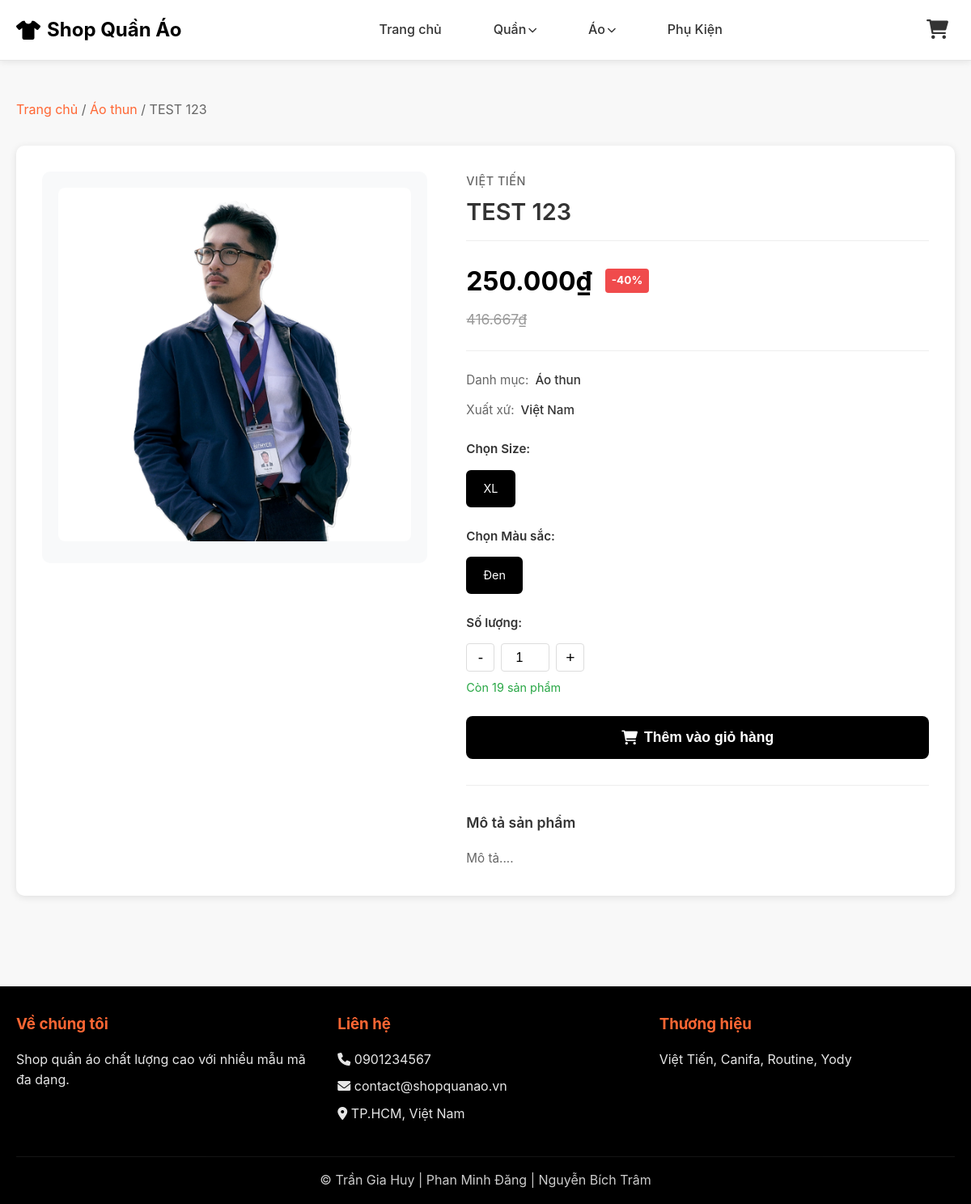
The page /public/index.php?controller=product&action=detail&id=5 on the database its author committed.
### tables this page shows
CREATE TABLE `danhmuc` (
  `MaDM` int(11) NOT NULL,
  `TenDM` varchar(100) DEFAULT NULL,
  `MaDM_Cha` int(11) DEFAULT NULL
);

CREATE TABLE `sanpham` (
  `MaSP` int(11) NOT NULL,
  `TenSP` varchar(100) DEFAULT NULL,
  `MaDM` int(11) DEFAULT NULL,
  `MaTH` int(11) DEFAULT NULL,
  `XuatXu` varchar(100) DEFAULT NULL,
  `MoTa` text DEFAULT NULL,
  `HinhAnh` varchar(255) DEFAULT NULL
);

CREATE TABLE `thuonghieu` (
  `MaTH` int(11) NOT NULL,
  `TenTH` varchar(100) DEFAULT NULL
);

CREATE TABLE `sanpham_bienthe` (
  `MaSP_BienThe` int(11) NOT NULL,
  `MaSP` int(11) DEFAULT NULL,
  `KichThuoc` varchar(10) DEFAULT NULL,
  `MauSac` varchar(50) DEFAULT NULL,
  `GiaNhap` decimal(10,2) DEFAULT NULL,
  `GiaBan` decimal(10,2) DEFAULT NULL,
  `GiaGoc` decimal(10,2) DEFAULT NULL,
  `TonKho` int(11) DEFAULT NULL,
  `NgayCapNhat` date DEFAULT NULL
);

### app/controllers/ProductController.php (called while the page is built, shortened)
<?php
require_once __DIR__ . '/../../core/Controller.php';
class ProductController extends Controller {
    public function detail() {
        $productId = isset($_GET['id']) ? intval($_GET['id']) : 0;
        $productModel = $this->model('Product');
        $product = $productModel->getProductDetail($productId);
        $variants = $productModel->getProductVariants($productId, true);
        $successMessage = null;
        $data = [
            'page_title' => $product['TenSP'],
            'product' => $product,
            'variants' => $variants,
            'successMessage' => $successMessage
        ];
        $this->view('product/detail', $data);
    }
}
?>

### core/Model.php (called while the page is built, shortened)
<?php
class Model {
    protected $db;
    public function __construct() {
        $this->db = $this->connectDB();
    }
    private function connectDB() {
        $conn = new mysqli(DB_HOST, DB_USER, DB_PASS, DB_NAME);
        $conn->set_charset("utf8mb4");
        return $conn;
    }
    public function query($sql) {
        return $this->db->query($sql);
    }
}
?>

### app/models/Category.php (called while the page is built, shortened)
<?php
require_once __DIR__ . '/../../core/Model.php';
class Category extends Model {
    public function getParentCategories() {
        $sql = "SELECT * FROM danhmuc WHERE MaDM_Cha IS NULL ORDER BY MaDM";
        $result = $this->query($sql);
        if ($result) {
            return $result->fetch_all(MYSQLI_ASSOC);
        }
        return [];
    }
    public function getChildCategories($parentId) {
        $sql = "SELECT * FROM danhmuc WHERE MaDM_Cha = " . intval($parentId) . " ORDER BY MaDM";
        $result = $this->query($sql);
        if ($result) {
            return $result->fetch_all(MYSQLI_ASSOC);
        }
        return [];
    }
    public function getCategoriesTree() {
        $parents = $this->getParentCategories();
        $tree = [];
        foreach ($parents as $parent) {
            $parent['children'] = $this->getChildCategories($parent['MaDM']);
            $tree[] = $parent;
        }
        return $tree;
    }
}
?>

### app/models/Product.php (called while the page is built, shortened)
<?php
require_once __DIR__ . '/../../core/Model.php';
class Product extends Model {
    public function getProductDetail($productId) {
        $sql = "SELECT sp.*, dm.TenDM, th.TenTH
                FROM sanpham sp
                LEFT JOIN danhmuc dm ON sp.MaDM = dm.MaDM
                LEFT JOIN thuonghieu th ON sp.MaTH = th.MaTH
                WHERE sp.MaSP = " . intval($productId);
        $result = $this->query($sql);
        if ($result && $result->num_rows > 0) {
            return $result->fetch_assoc();
        }
        return null;
    }
    public function getProductVariants($productId, $onlyInStock = false) {
        $sql = "SELECT *,
                CASE
                    WHEN GiaGoc > 0 AND GiaGoc > GiaBan THEN ROUND(((GiaGoc - GiaBan) / GiaGoc) * 100, 0)
                    ELSE 0
                END as PhanTramGiam
                FROM sanpham_bienthe
                WHERE MaSP = " . intval($productId);
        if ($onlyInStock) {
            $sql .= " AND TonKho > 0";
        }
        $sql .= " ORDER BY KichThuoc, MauSac";
        $result = $this->query($sql);
        if ($result) {
            return $result->fetch_all(MYSQLI_ASSOC);
        }
        return [];
    }
}
?>

### app/views/product/detail.php (the view, shortened to what this page needs)
<?php require_once __DIR__ . '/../layouts/header.php'; ?>
<div class="container">
    <div class="breadcrumb">
        <a href="index.php">Trang chủ</a> /
        <a href="index.php?category=<?php echo $product['MaDM']; ?>"><?php echo htmlspecialchars($product['TenDM']); ?></a> /
        <span><?php echo htmlspecialchars($product['TenSP']); ?></span>
    </div>
    <div class="product-detail">
        <div class="product-detail-left">
            <div class="product-detail-image">
                <?php if (!empty($product['HinhAnh'])): ?>
                    <img src="uploads/products/<?php echo htmlspecialchars($product['HinhAnh']); ?>"
                         alt="<?php echo htmlspecialchars($product['TenSP']); ?>">
                <?php endif; ?>
            </div>
        </div>
        <div class="product-detail-right">
            <div class="product-detail-info">
                <div class="product-brand-text"><?php echo htmlspecialchars($product['TenTH']); ?></div>
                <h1 class="product-title"><?php echo htmlspecialchars($product['TenSP']); ?></h1>
                <?php if (!empty($variants)): ?>
                    <?php
                    $firstVariant = $variants[0];
                    $hasDiscount = !empty($firstVariant['GiaGoc']) && $firstVariant['GiaGoc'] > $firstVariant['GiaBan'];
                    ?>
                    <div class="product-price-section">
                        <div class="price-row">
                            <span class="price-current" id="detail-price"><?php echo number_format($firstVariant['GiaBan'], 0, ',', '.'); ?>₫</span>
                            <?php if ($hasDiscount): ?>
                                <span class="price-badge">-<?php echo $firstVariant['PhanTramGiam']; ?>%</span>
                            <?php endif; ?>
                        </div>
                        <?php if ($hasDiscount): ?>
                            <div class="price-original" id="detail-price-original"><?php echo number_format($firstVariant['GiaGoc'], 0, ',', '.'); ?>₫</div>
                        <?php endif; ?>
                    </div>
                <?php endif; ?>
                <div class="product-meta">
                    <div class="meta-item">
                        <span class="meta-label">Danh mục:</span>
                        <span class="meta-value"><?php echo htmlspecialchars($product['TenDM']); ?></span>
                    </div>
                    <div class="meta-item">
                        <span class="meta-label">Xuất xứ:</span>
                        <span class="meta-value"><?php echo htmlspecialchars($product['XuatXu']); ?></span>
                    </div>
                </div>
                <?php if (!empty($variants)): ?>
                <form method="POST" action="" class="product-form">
                    <?php
                    $sizes = array_unique(array_column($variants, 'KichThuoc'));
                    $colors = array_unique(array_column($variants, 'MauSac'));
                    ?>
                    <div class="form-group">
                        <label class="form-label">Chọn Size:</label>
                        <div class="size-selector">
                            <?php foreach($sizes as $index => $size): ?>
                            <label class="size-option">
                                <span><?php echo htmlspecialchars($size); ?></span>
                            </label>
                            <?php endforeach; ?>
                        </div>
                    </div>
                    <div class="form-group">
                        <label class="form-label">Chọn Màu sắc:</label>
                        <div class="color-selector">
                            <?php foreach($colors as $index => $color): ?>
                            <label class="color-option">
                                <span><?php echo htmlspecialchars($color); ?></span>
                            </label>
                            <?php endforeach; ?>
                        </div>
                    </div>
                    <div class="form-group">
                        <label class="form-label">Số lượng:</label>
                        <div class="quantity-selector">
                            <button type="button" class="qty-btn" id="qty-minus">-</button>
                            <input type="number" name="quantity" id="quantity" value="1" min="1" max="999" readonly>
                            <button type="button" class="qty-btn" id="qty-plus">+</button>
                        </div>
                        <div id="stock-info" class="stock-info">Còn <?php echo $variants[0]['TonKho']; ?> sản phẩm</div>
                    </div>
                    <button type="submit" name="add_to_cart" class="btn btn-add-cart">
                        <i class="fas fa-shopping-cart"></i> Thêm vào giỏ hàng
                    </button>
                </form>
                <?php else: ?>
                <div class="alert alert-warning">
                    <i class="fas fa-exclamation-triangle"></i> Sản phẩm tạm thời hết hàng
                </div>
                <?php endif; ?>
                <div class="product-description">
                    <h3>Mô tả sản phẩm</h3>
                    <p><?php echo nl2br(htmlspecialchars($product['MoTa'])); ?></p>
                </div>
            </div>
        </div>
    </div>
</div>
<?php require_once __DIR__ . '/../layouts/footer.php'; ?>

### app/views/layouts/header.php (shortened to what this page needs)
<!DOCTYPE html>
<html lang="vi">
<head>
    <link rel="stylesheet" href="css/style.css">
    <link rel="stylesheet" href="https://cdnjs.cloudflare.com/ajax/libs/font-awesome/6.0.0/css/all.min.css">
</head>
<body>
    <?php
    require_once __DIR__ . '/../../models/Category.php';
    $categoryModel = new Category();
    $categoriesTree = $categoryModel->getCategoriesTree();
    ?>
    <header class="header">
        <div class="container">
            <div class="header-content">
                <div class="logo">
                    <a href="index.php">
                        <i class="fas fa-tshirt"></i>
                        <span>Shop Quần Áo</span>
                    </a>
                </div>
                <nav class="nav">
                    <a href="index.php" class="nav-link">Trang chủ</a>
                    <?php foreach ($categoriesTree as $parent): ?>
                        <?php if (!empty($parent['children'])): ?>
                            <div class="nav-dropdown">
                                <a href="index.php?category=<?php echo $parent['MaDM']; ?>" class="nav-link">
                                    <?php echo htmlspecialchars($parent['TenDM']); ?>
                                    <i class="fas fa-chevron-down" style="font-size: 0.7rem; margin-left: 3px;"></i>
                                </a>
                            </div>
                        <?php else: ?>
                            <a href="index.php?category=<?php echo $parent['MaDM']; ?>" class="nav-link">
                                <?php echo htmlspecialchars($parent['TenDM']); ?>
                            </a>
                        <?php endif; ?>
                    <?php endforeach; ?>
                </nav>
                <div class="header-actions">
                    <a href="index.php?controller=cart" class="cart-icon">
                        <i class="fas fa-shopping-cart"></i>
                    </a>
                </div>
            </div>
        </div>
    </header>
    <main class="main">

### rows shown on the page
danhmuc: TenDM "Quần"
danhmuc: TenDM "Áo"
danhmuc: TenDM "Phụ Kiện"
sanpham: MaDM.TenDM "Áo thun", TenSP "TEST 123", HinhAnh (picture), MaTH.TenTH "VIỆT TIẾN", XuatXu "Việt Nam", MoTa "Mô tả...."
sanpham_bienthe: GiaBan "250.000", GiaGoc "416.667", TonKho "19"

### other values the page prints
$firstVariant['PhanTramGiam'] "40"
$size "XL"
$color "Đen"
